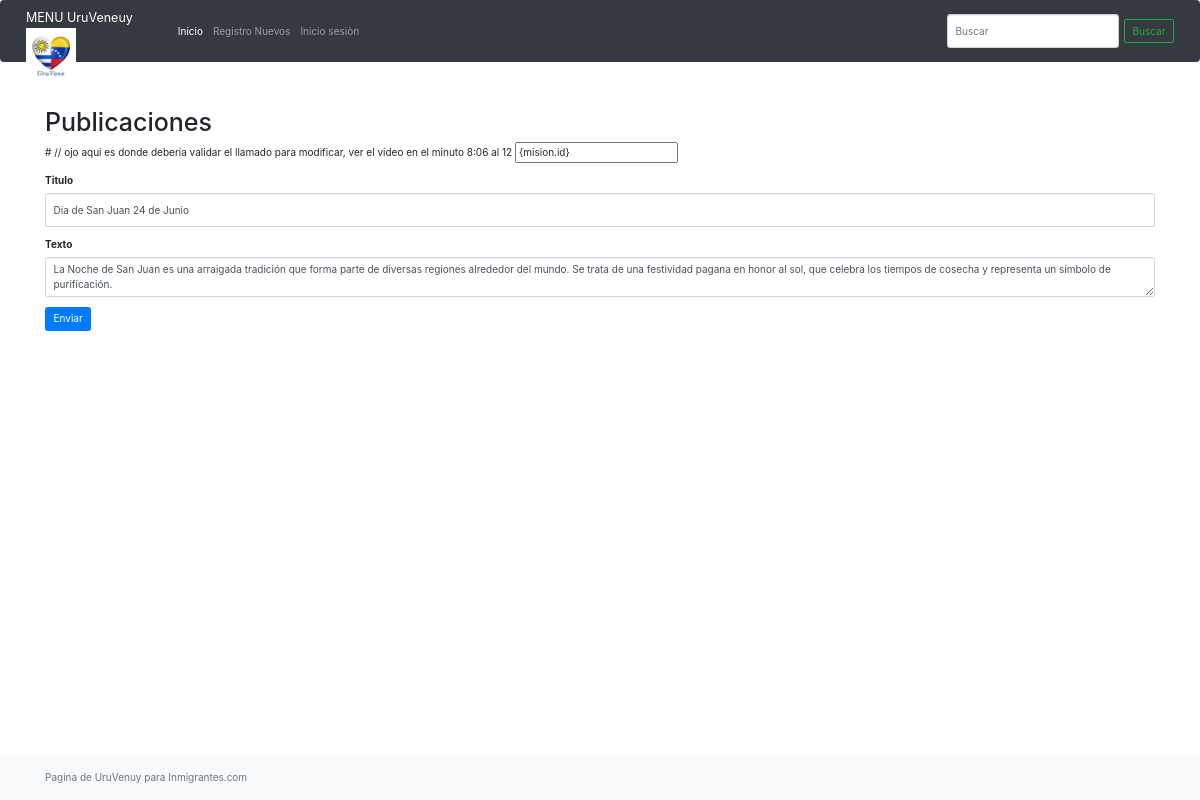
Page /mision/19 on the committed database.
### base/models.py (models this page shows, shortened)
class Posts(models.Model):
   title = models.CharField(max_length=200)
   text= models.TextField()
   updated = models.DateTimeField(auto_now= True)
   created =models.DateTimeField(auto_now_add= True)
   user = models.ForeignKey(User, null=True, on_delete=models.SET_NULL)

### base/views.py (the view, shortened to what this page needs)
# urls.py: path('mision/', mision_view),
def mision_view(request, id = None):
    context = {}
    if id is not None:
        try:
            p =  Posts.objects.get(id=id)
            context['mision'] = p
        except Posts.DoesNotExist:
             context['mision'] = None
    return render(request, 'mision.html', context)

### templates/mision.html (shortened to what this page needs)
{% extends "layouts/main.html" %}
{% block content %}
<h1> Publicaciones </h1>
<form method="POST" action="">
# // ojo aqui es donde deberia validar el llamado para modificar, ver el video en el minuto 8:06 al 12
    {% if mision is not None %}
         <input type="posts" value="{mision.id}" name= "id">
    {% endif %}
    <div class="form-group my-3">
        <label> Titulo </label>
        <input type="text" class="form-control" name="title" placeholder="titulo"
        {% if mision is not None %}
            value="{{mision.title}}"
        {% endif %}
        >
    </div>
    <div class="form-group my-3">
        <label> Texto </label>
        <textarea class="form-control" name="text">{% if mision is not None %}{{mision.text}}{% endif %}</textarea>
    </div>
    <button class="btn btn-primary" type="submit"> Enviar </button>
</form>
{% endblock %}

### rows in the picture
Posts: title "Dia de San Juan 24 de Junio", text "La Noche de San Juan es una arraigada tradición que forma parte de diversas regiones alrededor del mundo. Se trata de una festividad pagana en honor al sol, que celebra los tiempos de cosecha y representa un símbolo de purificación."
